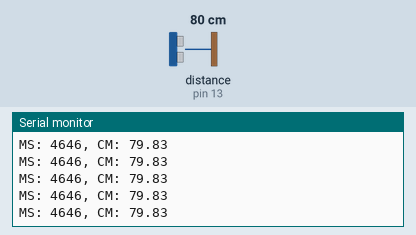
This sketch was run on a simulated Arduino Uno, built with avr-gcc and run on an emulated ATmega328P. On the bench: the last lines printed to the serial monitor. Wiring (inferred from the names in the program): ultrasonic range finder: trigger pin 12; echo pin 13. Inputs (shaded band) come from the test bench; at power-on: distance to the obstacle (sensor on pin 13) 80 cm. The echo pulse lasts 58.3 µs per cm.

Above: at 1.2 s.
1.3 s: distance to the obstacle (sensor on pin 13) set to 2 cm
At 1.36 s:
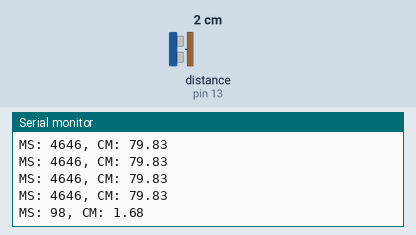
2.8 s: distance to the obstacle (sensor on pin 13) set to 4 cm
At 2.85 s:
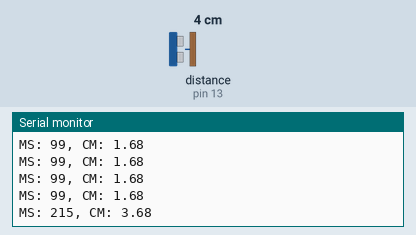
Timing chart, 0 to 5.8 s (numbered marks = the images above; inputs shaded):
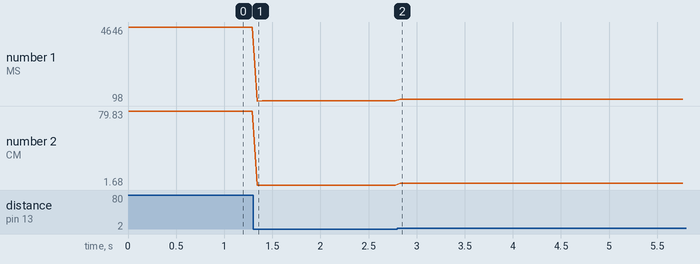

Measured:
- after the input at 1.3 s, the serial monitor: prints a new line at once (image 1)
- after the input at 2.8 s, the serial monitor: prints a new line at once (image 2)
- plotted number 1: 4646 → 99 after the input at 1.3 s, 99 → 215 after the input at 2.8 s
- plotted number 2: 79.83 → 1.68 after the input at 1.3 s, 1.68 → 3.68 after the input at 2.8 s

The sketch:

Scanner.ino
```cpp
#define trigPin 12
#define echoPin 13

void setup() {
  Serial.begin(115200);
  pinMode(trigPin, OUTPUT);
  pinMode(echoPin,INPUT);
}

void loop() {
  digitalWrite(trigPin,LOW);
  delayMicroseconds(5);
  digitalWrite(trigPin,HIGH);
  delayMicroseconds(10);
  digitalWrite(trigPin,LOW);
  long microsec = pulseIn(echoPin,HIGH);
  float cmMsec = (microsec / 2) / 29.1; //將時間換算成距離cm
  Serial.print("MS: ");
  Serial.print(microsec);
  Serial.print(", CM: ");
  Serial.println(cmMsec);
  delay(50);
}
```
